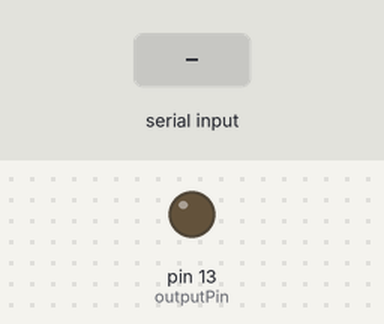
A sketch run on a simulated Arduino Uno, built with avr-gcc and run on an emulated ATmega328P. Parts: output pins drawn as LEDs (lit = HIGH). The test bench sets the inputs (shaded band).

Above: at 1.2 s.
1.3 s: "H" received over Serial
At 2.5 s:
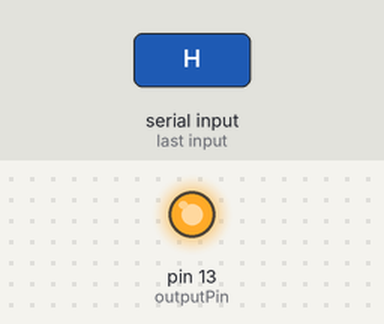
2.8 s: "L" received over Serial
At 3.7 s:
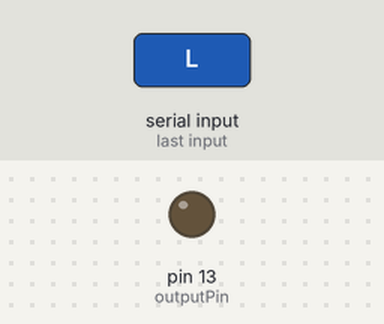
Timing chart, 0 to 5.8 s (numbered marks = the images above; inputs shaded):
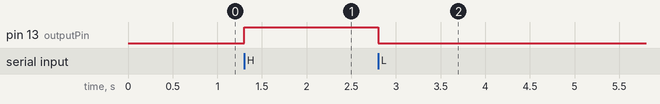

The sketch:

less_2_serial_port.ino
```cpp
int outputPin = 13;
int val;

void setup() {
  // put your setup code here, to run once:
    Serial.begin(9600);
    pinMode(outputPin, OUTPUT);
}

void loop() {
  // put your main code here, to run repeatedly:
    if (Serial.available()) {
        val = Serial.read();
        if (val == 'H') {
            digitalWrite(outputPin, HIGH);
        }
        if (val == 'L') {
            digitalWrite(outputPin, LOW);
        }
    }
}
```

less_6_new.ino
```cpp

```

Measured:
- after the input at 1.3 s, pin 13 (outputPin): LOW → HIGH at once
- after the input at 2.8 s, pin 13 (outputPin): HIGH → LOW at once
